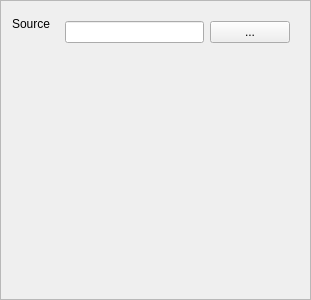
<?xml version="1.0" encoding="UTF-8"?>
<ui version="4.0">
 <class>RenderableWidget</class>
 <widget class="QFrame" name="RenderableWidget">
  <property name="geometry">
   <rect>
    <x>0</x>
    <y>0</y>
    <width>311</width>
    <height>300</height>
   </rect>
  </property>
  <property name="windowTitle">
   <string>Frame</string>
  </property>
  <property name="frameShape">
   <enum>QFrame::StyledPanel</enum>
  </property>
  <property name="frameShadow">
   <enum>QFrame::Raised</enum>
  </property>
  <layout class="QFormLayout" name="formLayout">
   <property name="fieldGrowthPolicy">
    <enum>QFormLayout::AllNonFixedFieldsGrow</enum>
   </property>
   <item row="1" column="0">
    <widget class="QLabel" name="label">
     <property name="text">
      <string>Source</string>
     </property>
    </widget>
   </item>
   <item row="1" column="1">
    <widget class="QWidget" name="source" native="true">
     <layout class="QHBoxLayout" name="horizontalLayout">
      <item>
       <widget class="QLineEdit" name="sourceEdit"/>
      </item>
      <item>
       <widget class="QPushButton" name="browseSource">
        <property name="text">
         <string>...</string>
        </property>
       </widget>
      </item>
     </layout>
    </widget>
   </item>
  </layout>
 </widget>
 <resources/>
 <connections/>
</ui>
